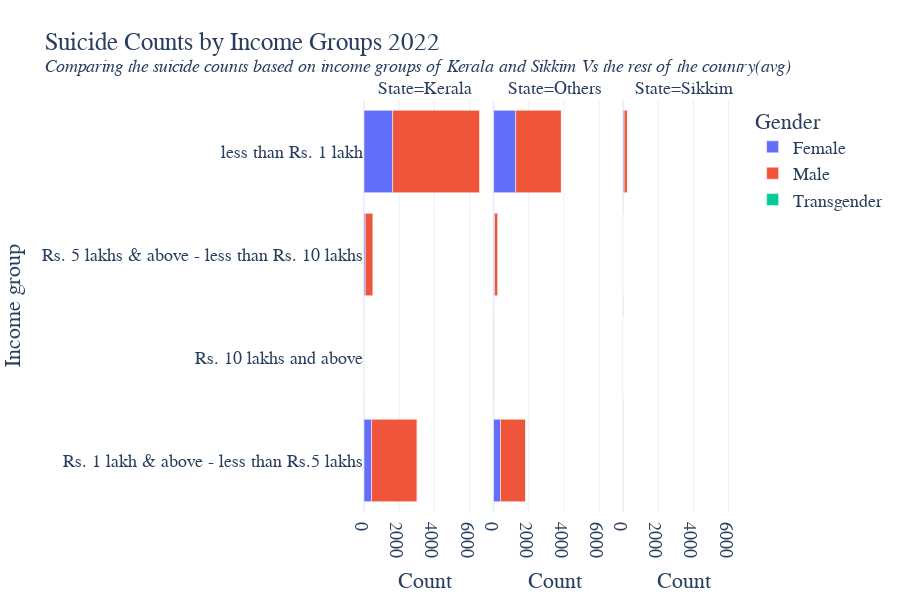

Notebook source saved alongside this figure:
### Code cell
fig = px.bar(sub_df, x='Count', y='Income group', color='Gender', facet_col='State', barmode='relative',
            title="Suicide Counts by Income Groups 2022 <br><sup><i>Comparing the suicide counts based on income groups of Kerala and Sikkim Vs the rest of the country(avg) </i></sup>")

fig.update_layout(height=600, font_family="Rockwell", template = 'plotly_white+presentation')
fig.show()

### Figure 1 — Plotly figure (JSON) as saved in the notebook; plotly's stock layout.template omitted (floating-point values rounded to 4 significant figures)
{"data": [{"alignmentgroup": "True", "hovertemplate": "Gender=Female<br>State=Kerala<br>Count=%{x}<br>Income group=%{y}<extra></extra>", "legendgroup": "Female", "marker": {"color": "#636efa", "pattern": {"shape": ""}}, "name": "Female", "offsetgroup": "Female", "orientation": "h", "showlegend": true, "textposition": "auto", "type": "bar", "x": [429, 1, 72, 1627], "xaxis": "x", "y": ["Rs. 1 lakh & above - less than Rs.5 lakhs", "Rs. 10 lakhs and above", "Rs. 5 lakhs & above - less than Rs. 10 lakhs", "less than Rs. 1 lakh"], "yaxis": "y"}, {"alignmentgroup": "True", "hovertemplate": "Gender=Female<br>State=Others<br>Count=%{x}<br>Income group=%{y}<extra></extra>", "legendgroup": "Female", "marker": {"color": "#636efa", "pattern": {"shape": ""}}, "name": "Female", "offsetgroup": "Female", "orientation": "h", "showlegend": false, "textposition": "auto", "type": "bar", "x": [394.6, 10.62, 55.35, 1260.0], "xaxis": "x2", "y": ["Rs. 1 lakh & above - less than Rs.5 lakhs", "Rs. 10 lakhs and above", "Rs. 5 lakhs & above - less than Rs. 10 lakhs", "less than Rs. 1 lakh"], "yaxis": "y2"}, {"alignmentgroup": "True", "hovertemplate": "Gender=Female<br>State=Sikkim<br>Count=%{x}<br>Income group=%{y}<extra></extra>", "legendgroup": "Female", "marker": {"color": "#636efa", "pattern": {"shape": ""}}, "name": "Female", "offsetgroup": "Female", "orientation": "h", "showlegend": false, "textposition": "auto", "type": "bar", "x": [5, 0, 1, 61], "xaxis": "x3", "y": ["Rs. 1 lakh & above - less than Rs.5 lakhs", "Rs. 10 lakhs and above", "Rs. 5 lakhs & above - less than Rs. 10 lakhs", "less than Rs. 1 lakh"], "yaxis": "y3"}, {"alignmentgroup": "True", "hovertemplate": "Gender=Male<br>State=Kerala<br>Count=%{x}<br>Income group=%{y}<extra></extra>", "legendgroup": "Male", "marker": {"color": "#EF553B", "pattern": {"shape": ""}}, "name": "Male", "offsetgroup": "Male", "orientation": "h", "showlegend": true, "textposition": "auto", "type": "bar", "x": [2596, 30, 446, 4959], "xaxis": "x", "y": ["Rs. 1 lakh & above - less than Rs.5 lakhs", "Rs. 10 lakhs and above", "Rs. 5 lakhs & above - less than Rs. 10 lakhs", "less than Rs. 1 lakh"], "yaxis": "y"}, {"alignmentgroup": "True", "hovertemplate": "Gender=Male<br>State=Others<br>Count=%{x}<br>Income group=%{y}<extra></extra>", "legendgroup": "Male", "marker": {"color": "#EF553B", "pattern": {"shape": ""}}, "name": "Male", "offsetgroup": "Male", "orientation": "h", "showlegend": false, "textposition": "auto", "type": "bar", "x": [1435.0, 39.35, 194.4, 2600.0], "xaxis": "x2", "y": ["Rs. 1 lakh & above - less than Rs.5 lakhs", "Rs. 10 lakhs and above", "Rs. 5 lakhs & above - less than Rs. 10 lakhs", "less than Rs. 1 lakh"], "yaxis": "y2"}, {"alignmentgroup": "True", "hovertemplate": "Gender=Male<br>State=Sikkim<br>Count=%{x}<br>Income group=%{y}<extra></extra>", "legendgroup": "Male", "marker": {"color": "#EF553B", "pattern": {"shape": ""}}, "name": "Male", "offsetgroup": "Male", "orientation": "h", "showlegend": false, "textposition": "auto", "type": "bar", "x": [34, 1, 4, 187], "xaxis": "x3", "y": ["Rs. 1 lakh & above - less than Rs.5 lakhs", "Rs. 10 lakhs and above", "Rs. 5 lakhs & above - less than Rs. 10 lakhs", "less than Rs. 1 lakh"], "yaxis": "y3"}, {"alignmentgroup": "True", "hovertemplate": "Gender=Transgender<br>State=Kerala<br>Count=%{x}<br>Income group=%{y}<extra></extra>", "legendgroup": "Transgender", "marker": {"color": "#00cc96", "pattern": {"shape": ""}}, "name": "Transgender", "offsetgroup": "Transgender", "orientation": "h", "showlegend": true, "textposition": "auto", "type": "bar", "x": [1, 0, 0, 1], "xaxis": "x", "y": ["Rs. 1 lakh & above - less than Rs.5 lakhs", "Rs. 10 lakhs and above", "Rs. 5 lakhs & above - less than Rs. 10 lakhs", "less than Rs. 1 lakh"], "yaxis": "y"}, {"alignmentgroup": "True", "hovertemplate": "Gender=Transgender<br>State=Others<br>Count=%{x}<br>Income group=%{y}<extra></extra>", "legendgroup": "Transgender", "marker": {"color": "#00cc96", "pattern": {"shape": ""}}, "name": "Transgender", "offsetgroup": "Transgender", "orientation": "h", "showlegend": false, "textposition": "auto", "type": "bar", "x": [0.07692, 0, 0, 0.8846], "xaxis": "x2", "y": ["Rs. 1 lakh & above - less than Rs.5 lakhs", "Rs. 10 lakhs and above", "Rs. 5 lakhs & above - less than Rs. 10 lakhs", "less than Rs. 1 lakh"], "yaxis": "y2"}, {"alignmentgroup": "True", "hovertemplate": "Gender=Transgender<br>State=Sikkim<br>Count=%{x}<br>Income group=%{y}<extra></extra>", "legendgroup": "Transgender", "marker": {"color": "#00cc96", "pattern": {"shape": ""}}, "name": "Transgender", "offsetgroup": "Transgender", "orientation": "h", "showlegend": false, "textposition": "auto", "type": "bar", "x": [0, 0, 0, 0], "xaxis": "x3", "y": ["Rs. 1 lakh & above - less than Rs.5 lakhs", "Rs. 10 lakhs and above", "Rs. 5 lakhs & above - less than Rs. 10 lakhs", "less than Rs. 1 lakh"], "yaxis": "y3"}], "layout": {"annotations": [{"font": {}, "showarrow": false, "text": "State=Kerala", "x": 0.16, "xanchor": "center", "xref": "paper", "y": 1, "yanchor": "bottom", "yref": "paper"}, {"font": {}, "showarrow": false, "text": "State=Others", "x": 0.5, "xanchor": "center", "xref": "paper", "y": 1, "yanchor": "bottom", "yref": "paper"}, {"font": {}, "showarrow": false, "text": "State=Sikkim", "x": 0.84, "xanchor": "center", "xref": "paper", "y": 1, "yanchor": "bottom", "yref": "paper"}], "barmode": "relative", "font": {"family": "Rockwell"}, "height": 600, "legend": {"title": {"text": "Gender"}, "tracegroupgap": 0}, "title": {"text": "Suicide Counts by Income Groups 2022 <br><sup><i>Comparing the suicide counts based on income groups of Kerala and Sikkim Vs the rest of the country(avg) </i></sup>"}, "xaxis": {"anchor": "y", "domain": [0, 0.32], "title": {"text": "Count"}}, "xaxis2": {"anchor": "y2", "domain": [0.34, 0.66], "matches": "x", "title": {"text": "Count"}}, "xaxis3": {"anchor": "y3", "domain": [0.68, 1.0], "matches": "x", "title": {"text": "Count"}}, "yaxis": {"anchor": "x", "domain": [0, 1], "title": {"text": "Income group"}}, "yaxis2": {"anchor": "x2", "domain": [0, 1], "matches": "y", "showticklabels": false}, "yaxis3": {"anchor": "x3", "domain": [0, 1], "matches": "y", "showticklabels": false}}}
